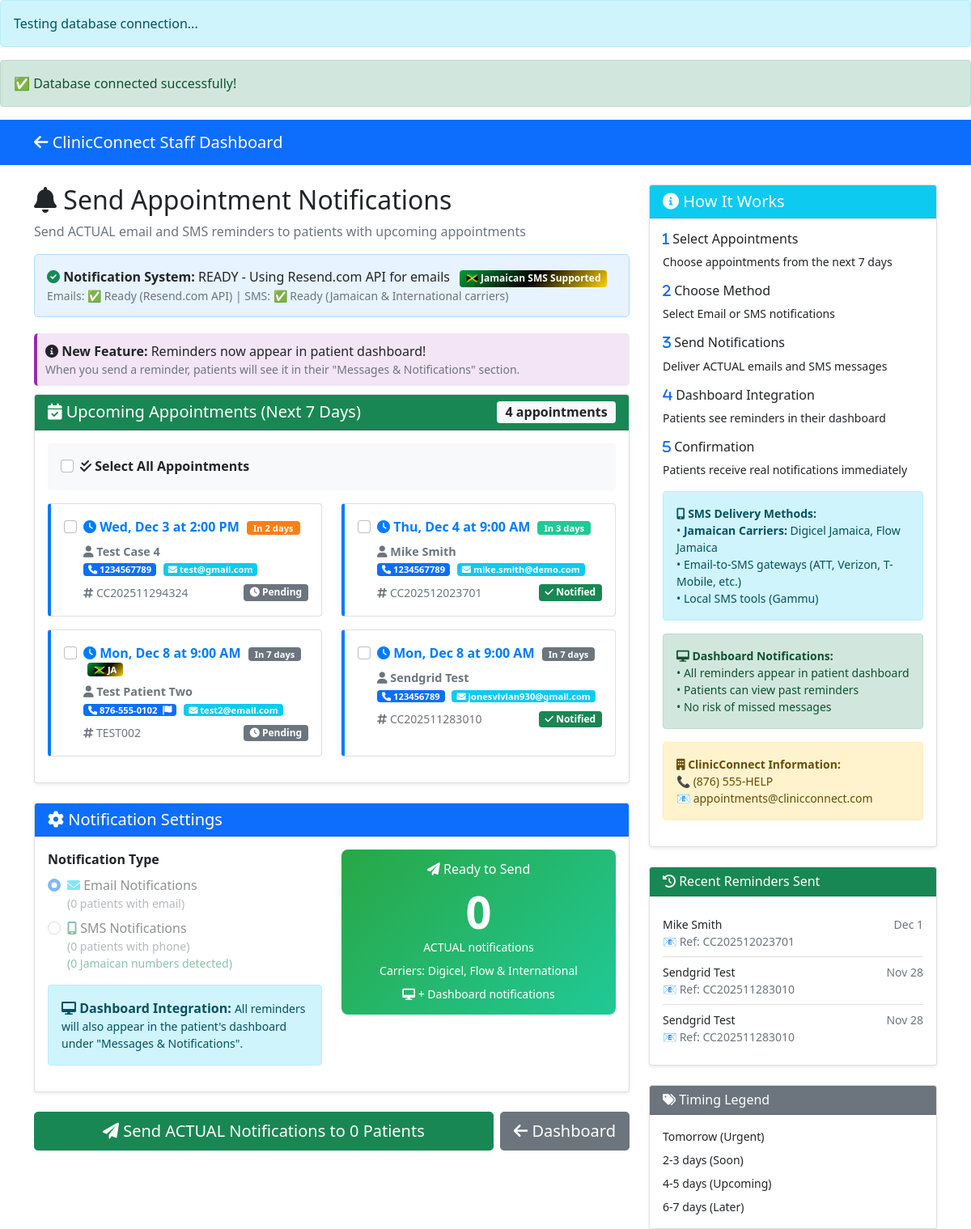
/dashboard/reminders.php, run on the app's committed database.
### tables this page shows
CREATE TABLE `appointments` (
  `id` int(11) NOT NULL,
  `patient_name` varchar(255) NOT NULL,
  `patient_email` varchar(255) DEFAULT NULL,
  `patient_phone` varchar(20) DEFAULT NULL,
  `appointment_date` date NOT NULL,
  `appointment_time` time NOT NULL,
  `reason` text DEFAULT NULL,
  `status` varchar(20) DEFAULT 'booked',
  `booking_reference` varchar(50) DEFAULT NULL,
  `created_at` timestamp NOT NULL DEFAULT current_timestamp(),
  `reminder_sent` tinyint(1) DEFAULT 0,
  `reminder_sent_at` datetime DEFAULT NULL
);

CREATE TABLE `reminder_logs` (
  `id` int(11) NOT NULL,
  `appointment_id` int(11) NOT NULL,
  `reminder_type` enum('email','sms') NOT NULL,
  `sent_at` datetime NOT NULL,
  `status` enum('sent','failed') NOT NULL,
  `error_message` text DEFAULT NULL,
  `created_at` timestamp NOT NULL DEFAULT current_timestamp()
);

### dashboard/reminders.php (the view, shortened to what the rows shown need)
<?php
include __DIR__ . '/../includes/config.php';
$stmt = $pdo->prepare("
    SELECT a.*,
           CONCAT(a.appointment_date, ' ', a.appointment_time) as appointment_datetime
    FROM appointments a
    WHERE a.status = 'booked'
    AND CONCAT(a.appointment_date, ' ', a.appointment_time) BETWEEN
        DATE_ADD(NOW(), INTERVAL 1 DAY) AND DATE_ADD(NOW(), INTERVAL 7 DAY)
    ORDER BY a.appointment_date, a.appointment_time
");
$stmt->execute();
$upcoming_appointments = $stmt->fetchAll();
function isJamaicanNumber($phone) {
    $patterns = [
        '/^876\d{7}$/',
        '/^1?876\d{7}$/',
        '/^\d{7}$/',
        '/^\+1876\d{7}$/'
    ];
    foreach ($patterns as $pattern) {
        if (preg_match($pattern, $phone)) {
            return true;
        }
    }
    return false;
}
?>
<!DOCTYPE html>
<html lang="en">
<head>
    <link href="https://cdn.jsdelivr.net/npm/bootstrap@5.1.3/dist/css/bootstrap.min.css" rel="stylesheet">
    <link rel="stylesheet" href="https://cdnjs.cloudflare.com/ajax/libs/font-awesome/6.0.0/css/all.min.css">
</head>
<body>
    <div class="container mt-4">
        <div class="row">
            <div class="col-md-8">
                <h2><i class="fas fa-bell"></i> Send Appointment Notifications</h2>
                <form method="POST" id="remindersForm">
                    <div class="card shadow-sm">
                        <div class="card-body">
                            <?php if (count($upcoming_appointments) > 0): ?>
                                <div class="row">
                                    <?php foreach ($upcoming_appointments as $appointment):
                                        $appointment_datetime = strtotime($appointment['appointment_date'] . ' ' . $appointment['appointment_time']);
                                        $current_datetime = time();
                                        $days_until = ceil(($appointment_datetime - $current_datetime) / (60 * 60 * 24));
                                        if ($days_until <= 1) {
                                            $badge_class = 'urgent';
                                            $days_text = 'Tomorrow';
                                        } elseif ($days_until <= 2) {
                                            $badge_class = 'soon';
                                            $days_text = 'In ' . $days_until . ' days';
                                        } elseif ($days_until <= 4) {
                                            $badge_class = 'upcoming';
                                            $days_text = 'In ' . $days_until . ' days';
                                        } else {
                                            $badge_class = 'later';
                                            $days_text = 'In ' . $days_until . ' days';
                                        }
                                        $clean_phone = preg_replace('/[^0-9]/', '', $appointment['patient_phone'] ?? '');
                                        $is_jamaican = isJamaicanNumber($clean_phone);
                                    ?>
                                    <div class="col-md-6 mb-3">
                                        <div class="card reminder-card h-100">
                                            <div class="card-body">
                                                <div class="form-check h-100">
                                                    <input class="form-check-input appointment-checkbox"
                                                           type="checkbox"
                                                           name="selected_appointments[]"
                                                           value="<?= $appointment['id']; ?>"
                                                           id="appointment_<?= $appointment['id']; ?>"
                                                           data-email="<?= htmlspecialchars($appointment['patient_email']); ?>"
                                                           data-phone="<?= htmlspecialchars($appointment['patient_phone']); ?>"
                                                           data-jamaican="<?= $is_jamaican ? 'true' : 'false' ?>">
                                                    <label class="form-check-label w-100" for="appointment_<?= $appointment['id']; ?>">
                                                        <div class="appointment-time mb-2">
                                                            <i class="fas fa-clock"></i>
                                                            <?= date('D, M j', strtotime($appointment['appointment_date'])); ?>
                                                            at <?= date('g:i A', strtotime($appointment['appointment_time'])); ?>
                                                            <span class="badge <?= $badge_class ?> days-badge"><?= $days_text ?></span>
                                                            <?php if ($is_jamaican && !empty($appointment['patient_phone'])): ?>
                                                                <span class="badge jamaican-flag days-badge">🇯🇲 JA</span>
                                                            <?php endif; ?>
                                                        </div>
                                                        <div class="patient-info mb-2">
                                                            <strong>
                                                                <i class="fas fa-user"></i>
                                                                <?= htmlspecialchars($appointment['patient_name']); ?>
                                                            </strong>
                                                            <br>
                                                            <?php if (!empty($appointment['patient_phone'])): ?>
                                                                <span class="badge bg-primary contact-badge">
                                                                    <i class="fas fa-phone"></i>
                                                                    <?= htmlspecialchars($appointment['patient_phone']); ?>
                                                                    <?php if ($is_jamaican): ?>
                                                                        <i class="fas fa-flag ms-1"></i>
                                                                    <?php endif; ?>
                                                                </span>
                                                            <?php endif; ?>
                                                            <?php if (!empty($appointment['patient_email'])): ?>
                                                                <span class="badge bg-info contact-badge">
                                                                    <i class="fas fa-envelope"></i> <?= htmlspecialchars($appointment['patient_email']); ?>
                                                                </span>
                                                            <?php endif; ?>
                                                        </div>
                                                        <div class="d-flex justify-content-between align-items-center">
                                                            <small class="text-muted">
                                                                <i class="fas fa-hashtag"></i>
                                                                <?= $appointment['booking_reference']; ?>
                                                            </small>
                                                            <?php if ($appointment['reminder_sent']): ?>
                                                                <span class="badge bg-success">
                                                                    <i class="fas fa-check"></i> Notified
                                                                </span>
                                                            <?php else: ?>
                                                                <span class="badge bg-secondary">
                                                                    <i class="fas fa-clock"></i> Pending
                                                                </span>
                                                            <?php endif; ?>
                                                        </div>
                                                    </label>
                                                </div>
                                            </div>
                                        </div>
                                    </div>
                                    <?php endforeach; ?>
                                </div>
                            <?php endif; ?>
                        </div>
                    </div>
                </form>
            </div>
            <div class="col-md-4">
                <div class="card shadow-sm mt-4">
                    <div class="card-body">
                        <?php
                        $recent_stmt = $pdo->prepare("
                            SELECT rl.*, a.patient_name, a.booking_reference
                            FROM reminder_logs rl
                            JOIN appointments a ON rl.appointment_id = a.id
                            ORDER BY rl.sent_at DESC
                            LIMIT 5
                        ");
                        $recent_stmt->execute();
                        $recent_reminders = $recent_stmt->fetchAll();
                        ?>
                        <?php if (empty($recent_reminders)): ?>
                            <p class="text-muted small">No reminders sent yet.</p>
                        <?php else: ?>
                            <div class="list-group list-group-flush">
                                <?php foreach ($recent_reminders as $reminder): ?>
                                <div class="list-group-item px-0 py-2">
                                    <div class="d-flex justify-content-between">
                                        <small class="text-truncate"><?= htmlspecialchars($reminder['patient_name']) ?></small>
                                        <small class="text-muted"><?= date('M j', strtotime($reminder['sent_at'])) ?></small>
                                    </div>
                                    <small class="text-muted d-block">
                                        <?= $reminder['reminder_type'] == 'email' ? '📧' : '📱' ?>
                                        Ref: <?= $reminder['booking_reference'] ?>
                                    </small>
                                </div>
                                <?php endforeach; ?>
                            </div>
                        <?php endif; ?>
                    </div>
                </div>
            </div>
        </div>
    </div>
</body>
</html>

### data on the page
appointments: appointment_date "Wed, Dec 3", appointment_time "2:00 PM", days_text "In 2 days", patient_name "Test Case 4", patient_phone "1234567789", patient_email "test@gmail.com", booking_reference "CC202511294324", reminder_sent 0 (drawn)
appointments: appointment_date "Thu, Dec 4", appointment_time "9:00 AM", days_text "In 3 days", patient_name "Mike Smith", patient_phone "1234567789", patient_email "mike.smith@demo.com", booking_reference "CC202512023701", reminder_sent 1 (drawn)
appointments: appointment_date "Mon, Dec 8", appointment_time "9:00 AM", days_text "In 7 days", shows "🇯🇲 JA", patient_name "Test Patient Two", patient_phone "876-555-0102", patient_email "test2@email.com", booking_reference "TEST002", reminder_sent 0 (drawn)
appointments: appointment_date "Mon, Dec 8", appointment_time "9:00 AM", days_text "In 7 days", patient_name "Sendgrid Test", patient_phone "123456789", patient_email "jonesvivian930@gmail.com", booking_reference "CC202511283010", reminder_sent 1 (drawn)
reminder_logs: appointment.patient_name "Mike Smith", sent_at "Dec 1", appointment.booking_reference "CC202512023701"
reminder_logs: appointment.patient_name "Sendgrid Test", sent_at "Nov 28", appointment.booking_reference "CC202511283010"
reminder_logs: appointment.patient_name "Sendgrid Test", sent_at "Nov 28", appointment.booking_reference "CC202511283010"

### other printed values
count($upcoming_appointments) "4"
CLINIC_PHONE "(876) 555-HELP"
CLINIC_EMAIL "appointments@clinicconnect.com"
